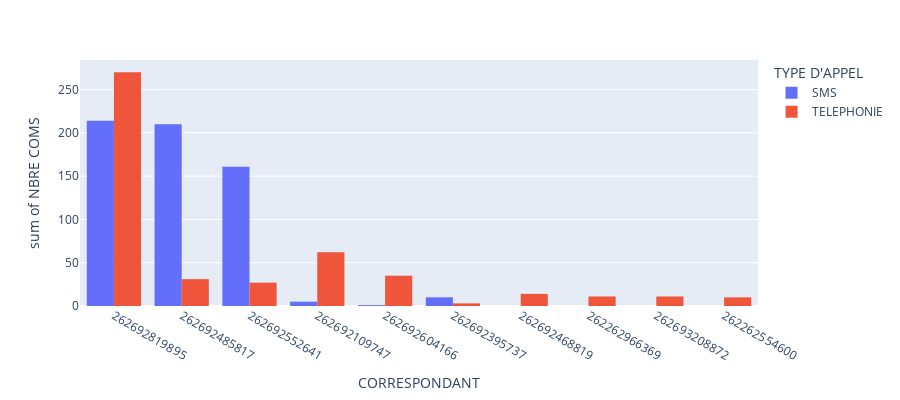

Here is the notebook cell this chart was saved with:
### Code cell
fig.show()fig = px.histogram(grouped_counts, x="CORRESPONDANT", y="NBRE COMS",
             color="TYPE D'APPEL", barmode='group',
             height=400)

### Figure 1 — Plotly figure (JSON) as saved in the notebook; plotly's stock layout.template omitted (floating-point values rounded to 4 significant figures)
{"data": [{"alignmentgroup": "True", "bingroup": "x", "histfunc": "sum", "hovertemplate": "TYPE D'APPEL=SMS<br>CORRESPONDANT=%{x}<br>sum of NBRE COMS=%{y}<extra></extra>", "legendgroup": "SMS", "marker": {"color": "#636efa", "pattern": {"shape": ""}}, "name": "SMS", "offsetgroup": "SMS", "orientation": "v", "showlegend": true, "type": "histogram", "x": ["262692819895", "262692485817", "262692552641", "262692109747", "262692604166", "262692395737"], "xaxis": "x", "y": [214, 210, 161, 5, 1, 10], "yaxis": "y"}, {"alignmentgroup": "True", "bingroup": "x", "histfunc": "sum", "hovertemplate": "TYPE D'APPEL=TELEPHONIE<br>CORRESPONDANT=%{x}<br>sum of NBRE COMS=%{y}<extra></extra>", "legendgroup": "TELEPHONIE", "marker": {"color": "#EF553B", "pattern": {"shape": ""}}, "name": "TELEPHONIE", "offsetgroup": "TELEPHONIE", "orientation": "v", "showlegend": true, "type": "histogram", "x": ["262692819895", "262692485817", "262692552641", "262692109747", "262692604166", "262692468819", "262692395737", "262262966369", "262693208872", "262262554600"], "xaxis": "x", "y": [270, 31, 27, 62, 35, 14, 3, 11, 11, 10], "yaxis": "y"}], "layout": {"barmode": "group", "height": 400, "legend": {"title": {"text": "TYPE D'APPEL"}, "tracegroupgap": 0}, "margin": {"t": 60}, "xaxis": {"anchor": "y", "domain": [0, 1], "title": {"text": "CORRESPONDANT"}}, "yaxis": {"anchor": "x", "domain": [0, 1], "title": {"text": "sum of NBRE COMS"}}}}
